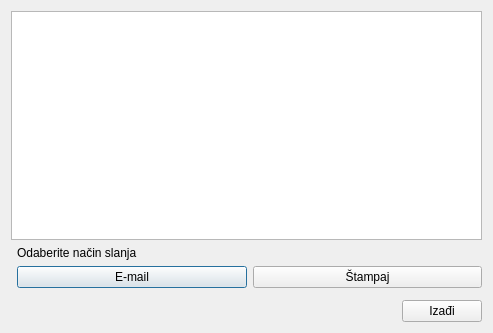
<?xml version="1.0" encoding="UTF-8"?>
<ui version="4.0">
 <class>SlanjeNarudzbeniceB1</class>
 <widget class="QDialog" name="SlanjeNarudzbeniceB1">
  <property name="geometry">
   <rect>
    <x>0</x>
    <y>0</y>
    <width>493</width>
    <height>333</height>
   </rect>
  </property>
  <property name="windowTitle">
   <string>(PROTOTIP) Slanje narudžbenice</string>
  </property>
  <layout class="QGridLayout" name="gridLayout_2">
   <item row="1" column="0" rowspan="2">
    <layout class="QVBoxLayout" name="verticalLayout_2"/>
   </item>
   <item row="1" column="1">
    <layout class="QGridLayout" name="gridLayout">
     <item row="1" column="0">
      <widget class="QPushButton" name="btnEmail">
       <property name="text">
        <string>E-mail</string>
       </property>
      </widget>
     </item>
     <item row="1" column="1">
      <widget class="QPushButton" name="btnStampa">
       <property name="text">
        <string>Štampaj</string>
       </property>
      </widget>
     </item>
     <item row="0" column="0" colspan="2">
      <widget class="QLabel" name="label_2">
       <property name="text">
        <string>Odaberite način slanja</string>
       </property>
      </widget>
     </item>
    </layout>
   </item>
   <item row="3" column="1">
    <layout class="QHBoxLayout" name="horizontalLayout_3">
     <item>
      <spacer name="horizontalSpacer_3">
       <property name="orientation">
        <enum>Qt::Horizontal</enum>
       </property>
       <property name="sizeHint" stdset="0">
        <size>
         <width>40</width>
         <height>20</height>
        </size>
       </property>
      </spacer>
     </item>
     <item>
      <widget class="QPushButton" name="btnIzadji">
       <property name="text">
        <string>Izađi</string>
       </property>
      </widget>
     </item>
    </layout>
   </item>
   <item row="0" column="0" colspan="2">
    <widget class="QTreeView" name="tvStavke"/>
   </item>
  </layout>
 </widget>
 <resources/>
 <connections/>
</ui>
